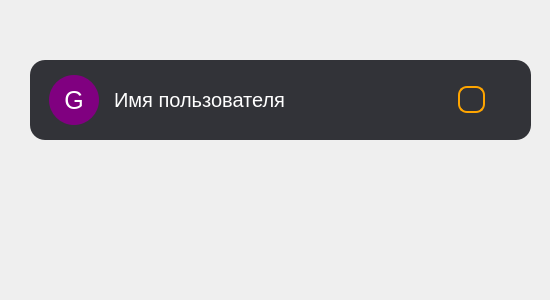
<?xml version="1.0" encoding="UTF-8"?>
<ui version="4.0">
 <class>FriendOption</class>
 <widget class="QWidget" name="FriendOption">
  <property name="geometry">
   <rect>
    <x>0</x>
    <y>0</y>
    <width>550</width>
    <height>300</height>
   </rect>
  </property>
  <property name="windowTitle">
   <string>Form</string>
  </property>
  <widget class="QFrame" name="Friend_wrapper">
   <property name="geometry">
    <rect>
     <x>30</x>
     <y>60</y>
     <width>501</width>
     <height>80</height>
    </rect>
   </property>
   <property name="minimumSize">
    <size>
     <width>0</width>
     <height>80</height>
    </size>
   </property>
   <property name="maximumSize">
    <size>
     <width>1000</width>
     <height>80</height>
    </size>
   </property>
   <property name="styleSheet">
    <string notr="true">QFrame, QPushButton {
background-color:#323338;
border-radius:15%;
}

QLabel {
	font-size:20px;
	color:white;
}</string>
   </property>
   <layout class="QHBoxLayout" name="horizontalLayout" stretch="3,0">
    <property name="rightMargin">
     <number>40</number>
    </property>
    <item>
     <widget class="QFrame" name="FriendNickWrapp">
      <layout class="QHBoxLayout" name="horizontalLayout_2">
       <property name="spacing">
        <number>15</number>
       </property>
       <property name="leftMargin">
        <number>10</number>
       </property>
       <property name="topMargin">
        <number>0</number>
       </property>
       <property name="bottomMargin">
        <number>0</number>
       </property>
       <item>
        <widget class="QPushButton" name="FriendIcon">
         <property name="sizePolicy">
          <sizepolicy hsizetype="Fixed" vsizetype="Fixed">
           <horstretch>0</horstretch>
           <verstretch>0</verstretch>
          </sizepolicy>
         </property>
         <property name="cursor">
          <cursorShape>PointingHandCursor</cursorShape>
         </property>
         <property name="styleSheet">
          <string notr="true">background-color:purple;
width:50px;
height:50px;
border-radius:25px;
color:White;
font-size:25px;
text-align:center;
</string>
         </property>
         <property name="text">
          <string>G</string>
         </property>
        </widget>
       </item>
       <item>
        <widget class="QLabel" name="FriendName">
         <property name="styleSheet">
          <string notr="true">font-size:20px;
color:white;</string>
         </property>
         <property name="text">
          <string>Имя пользователя</string>
         </property>
        </widget>
       </item>
      </layout>
     </widget>
    </item>
    <item>
     <widget class="QCheckBox" name="add_to_group_box">
      <property name="styleSheet">
       <string notr="true">QCheckBox {
color:white;
font-size:20px;
}

QCheckBox::indicator {
    width: 23px;
    height: 23px;
    border-radius: 9px;
    border: 2px solid orange;
    background: transparent;
}

QCheckBox::indicator:hover {
    border: 2px solid #rgb(255, 170, 0);
}

QCheckBox::indicator:checked {
    background: orange;
	background-image: url(:/icons/icon/check_30dp_FFFFFF_FILL0_wght400_GRAD0_opsz24.svg);
	background-position:center;
}</string>
      </property>
      <property name="text">
       <string/>
      </property>
     </widget>
    </item>
   </layout>
  </widget>
 </widget>
 <resources>
  <include location="../res-rec.qrc"/>
 </resources>
 <connections/>
</ui>
